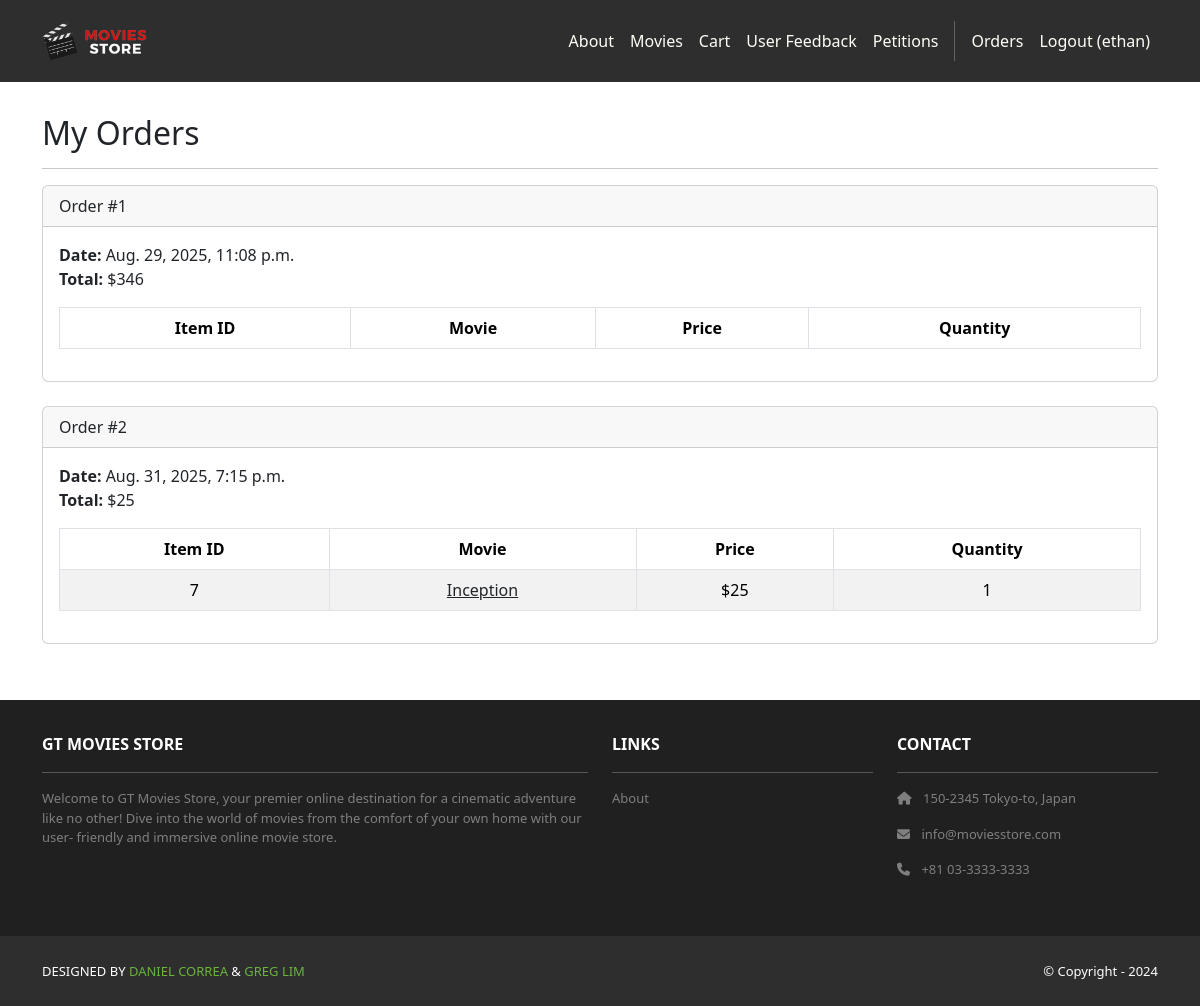
The page /accounts/orders/ (signed in) on the database as committed earlier.
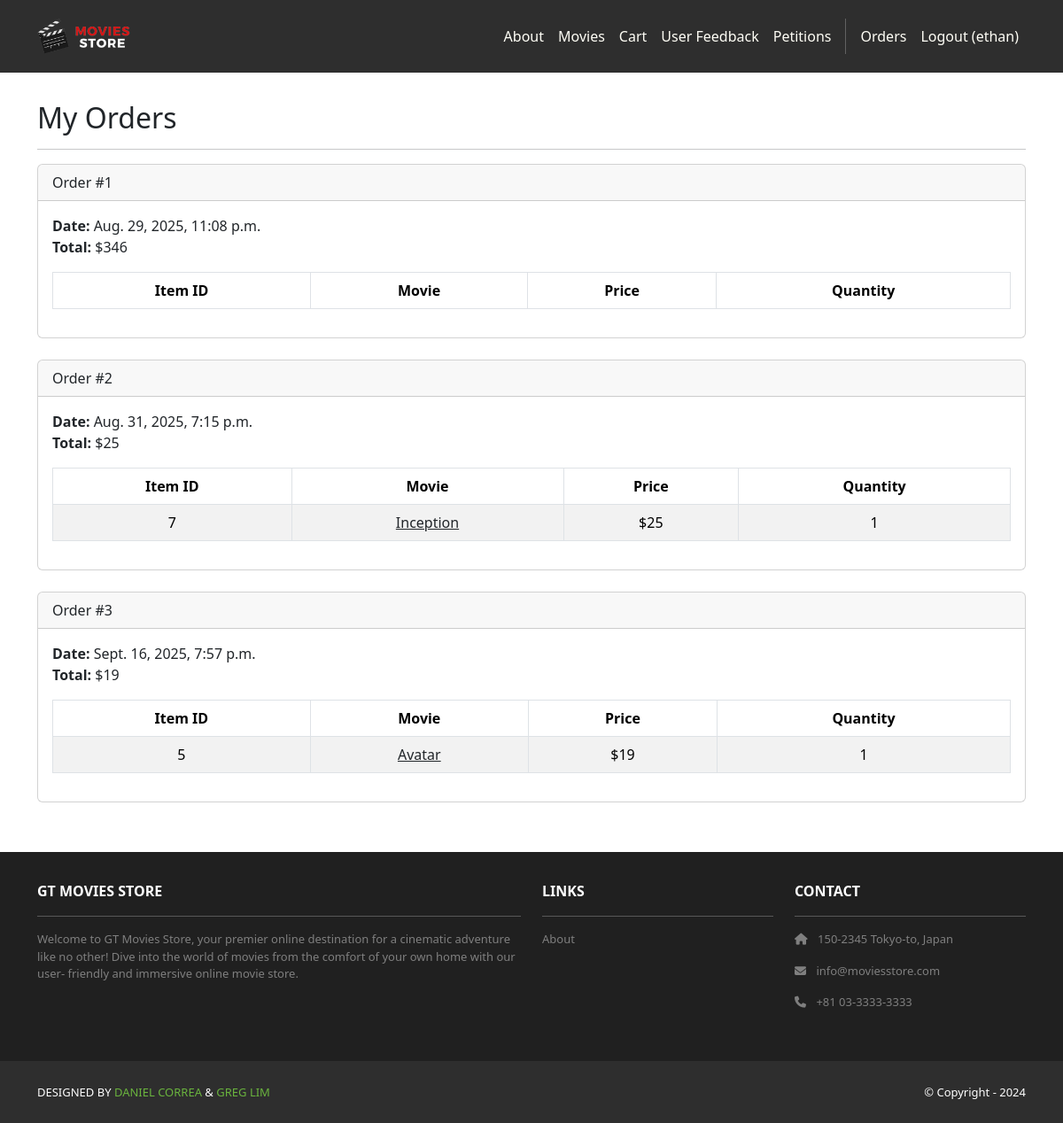
The same page on the database as committed later.
### cart/models.py (models this page shows, shortened)
class Order(models.Model):
    id = models.AutoField(primary_key=True)
    total = models.IntegerField()
    date = models.DateTimeField(auto_now_add=True)
    user = models.ForeignKey(User,
        on_delete=models.CASCADE)

class Item(models.Model):
    id = models.AutoField(primary_key=True)
    price = models.IntegerField()
    quantity = models.IntegerField()
    order = models.ForeignKey(Order,
        on_delete=models.CASCADE)
    movie = models.ForeignKey(Movie,
        on_delete=models.CASCADE)

### movies/models.py (models this page shows, shortened)
class Movie(models.Model):
    id = models.AutoField(primary_key=True)
    name = models.CharField(max_length=255)
    price = models.IntegerField()
    description = models.TextField()
    image = models.ImageField(upload_to='movie_images/')

### accounts/views.py (the view)
# urls.py: path('orders/', views.orders, name='accounts.orders'),
@login_required
def orders(request):
    template_data = {}
    template_data['title'] = 'Orders'
    template_data['orders'] = request.user.order_set.all()
    return render(request, 'accounts/orders.html',
        {'template_data': template_data})

### accounts/templates/accounts/orders.html
{% extends 'base.html' %}
{% block content %}
<div class="p-3">
    <div class="container">
        <div class="row mt-3">
            <div class="col mx-auto mb-3">
                <h2>My Orders</h2>
                <hr />
                {% for order in template_data.orders %}
                <div class="card mb-4">
                    <div class="card-header">
                        Order #{{ order.id }}
                    </div>
                    <div class="card-body">
                        <b>Date:</b> {{ order.date }}<br />
                        <b>Total:</b> ${{ order.total }}<br />
                        <table class="table table-bordered table-striped text-center mt-3">
                            <thead>
                                <tr>
                                    <th scope="col">Item ID</th>
                                    <th scope="col">Movie</th>
                                    <th scope="col">Price</th>
                                    <th scope="col">Quantity</th>
                                </tr>
                            </thead>
                            <tbody>
                                {% for item in order.item_set.all %}
                                <tr>
                                    <td>{{ item.movie.id }}</td>
                                    <td>
                                        <a class="link-dark" href="{% url 'movies.show' id=item.movie.id %}">
                                            {{ item.movie.name }}
                                        </a>
                                    </td>
                                    <td>${{ item.movie.price }}</td>
                                    <td>{{ item.quantity }}</td>
                                </tr>
                                {% endfor %}
                            </tbody>
                        </table>
                    </div>
                </div>
                {% endfor %}
            </div>
        </div>
    </div>
</div>
{% endblock content %}

### moviesstore/templates/base.html (shortened to what this page needs)
<!DOCTYPE html>
<html>
{% load static %}
<head>
  <link href="https://cdn.jsdelivr.net/npm/bootstrap@5.3.3/dist/css/bootstrap.min.css" rel="stylesheet"
>
  <link rel="stylesheet" href="https://cdnjs.cloudflare.com/ajax/libs/font-awesome/6.1.1/css/all.min.css">
  <link rel="stylesheet" type="text/css" href="{% static 'css/style.css' %}">
</head>
<body>
  <nav class="p-3 navbar navbar-dark bg-dark
         navbar-expand-lg">
    <div class="container">
      <a class="navbar-brand" href="{% url 'home.index' %}">
        <img src="{% static 'img/logo.png' %}" alt="logo" height="40" />
      </a>
      <div class="collapse navbar-collapse" id="navbarNavAltMarkup">
        <div class="navbar-nav ms-auto navbar-ml">
          <a class="nav-link" href="{% url 'home.about' %}">About</a>
          <a class="nav-link" href="{% url 'movies.index' %}">Movies</a>
          <a class="nav-link" href="{% url 'cart.index' %}">Cart</a>
          <a class="nav-link" href="{% url 'survey_list' %}">User Feedback</a>
          <a class="nav-link" href="{% url 'petition_list' %}">Petitions</a>
          {% if user.is_authenticated %}
          <a class="nav-link" href="{% url 'accounts.orders' %}">Orders
          </a>
          <a class="nav-link" href="{% url 'accounts.logout' %}">Logout ({{user.username }})</a>
          {% else %}
          <a class="nav-link" href="{% url 'accounts.signup' %}">
            Sign Up
          </a>
          <a class="nav-link" href="{% url 'accounts.login' %}">Login</a>
          {% endif %}
        </div>
      </div>
    </div>
  </nav>
  <div>
    {% block content %}
    {% endblock content %}
  </div>
  <section class="p-3 ms-footer d-none d-md-block">
    <div class="container">
      <div class="row mt-3 text-white">
        <div class="col-md-6 col-lg-6 col-xl-6
               mx-auto mb-4">
          <b>GT MOVIES STORE</b>
          <hr />
          <p>
            Welcome to GT Movies Store, your premier online
            destination for a cinematic adventure like no
            other! Dive into the world of movies from the
            comfort of your own home with our user-
            friendly and immersive online movie store.
          </p>
        </div>
        <div class="col-md-3 col-lg-3 col-xl-3
               mx-auto mb-4">
          <b>LINKS</b>
          <hr />
          <p><a class="nav-link" href="{% url 'home.about' %}">
              About
            </a></p>
        </div>
        <div class="col-md-3 col-lg-3 col-xl-3 mx-auto
               mb-4">
          <b>CONTACT</b>
          <hr />
          <p><i class="fas fa-home me-2"></i>
            150-2345 Tokyo-to, Japan
          </p>
          <p><i class="fas fa-envelope me-2"></i>
            info@moviesstore.com
          </p>
          <p><i class="fas fa-phone me-2"></i>
            +81 03-3333-3333
          </p>
        </div>
      </div>
    </div>
  </section>
  <section class="p-3 ms-footer-bottom bg-dark">
    <div class="container d-flex
           justify-content-between">
      <div class="me-5 text-white">
        <span>DESIGNED BY
          <a href="https://www.x.com/danielgarax" target="_blank">DANIEL CORREA</a> &
          <a href="https://www.x.com/greglim81" target="_blank">GREG LIM</a>
        </span>
      </div>
      <div class="text-white">
        <span>© Copyright - 2024</span>
      </div>
    </div>
  </section>
</body>
</html>

### moviesstore/static/css/style.css (style rules this page uses)
.navbar a.nav-link { color: #FFFEF6 !important; }
.bg-dark { background-color: #2E2E2E !important; }
.ms-footer { background-color: #202020; }
.ms-footer p { color: #7F7F7F; font-size: 13px; }
.ms-footer-bottom span { font-size: 13px; line-height: 38px; }
.ms-footer-bottom a { color: #6ab43e; text-decoration: none; }

Rows that differ between the two databases and show on the page:
added Order: id "3", date "Sept. 16, 2025, 7:57 p.m.", total "19"
added Item: movie.id "5", movie.name "Avatar", movie.price "19", quantity "1", shown under "3"
